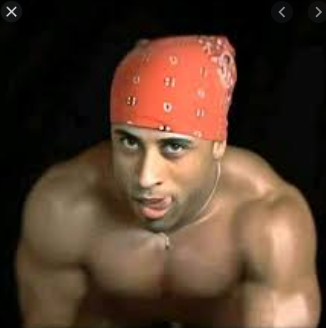
//> input picture Taller transformaciones/ricardo.png, 326 x 328 px
$ ./main ricardo.png   (built with g++ and OpenCV 4)
//> lines starting //> are read from the running program, lines starting //| are printed output that depends on the picture
#include "opencv2/imgcodecs.hpp"
#include "opencv2/highgui.hpp"
#include "opencv2/imgproc.hpp"
#include <iostream>
using namespace cv;
using namespace std;
int main( int argc, char** argv )
{
    CommandLineParser parser( argc, argv, "{@input | lena.jpg | input image}" );
    Mat src = imread("ricardo.png", 1);
//> src is the input picture: 328 rows x 326 cols, CV_8UC3; mean B, G, R 45.5, 61.6, 85.7
    if( src.empty() )
    {
        cout << "Could not open or find the image!\n" << endl;
        cout << "Usage: " << argv[0] << " <Input image>" << endl;
        return -1;
    }
    Point2f srcTri[3];
    srcTri[0] = Point2f( 0.f, 0.f );
    srcTri[1] = Point2f( src.cols - 1.f, 0.f );
    srcTri[2] = Point2f( 0.f, src.rows - 1.f );
    Point2f dstTri[3];
    dstTri[0] = Point2f( 0.f, src.rows*0.33f );
    dstTri[1] = Point2f( src.cols*0.85f, src.rows*0.25f );
    dstTri[2] = Point2f( src.cols*0.15f, src.rows*0.7f );
    Mat warp_mat = getAffineTransform( srcTri, dstTri );
    Mat warp_dst = Mat::zeros( src.rows, src.cols, src.type() );
    warpAffine( src, warp_dst, warp_mat, warp_dst.size() );
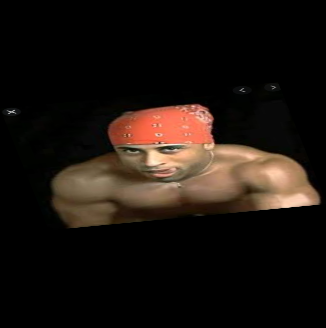
//> warp_dst: 328 rows x 326 cols, CV_8UC3; mean B, G, R 15, 20.2, 28.2
    Point center = Point( warp_dst.cols/2, warp_dst.rows/2 );
//> center = Point(163, 164)
    double angle = -50.0;
    double scale = 0.6;
    Mat rot_mat = getRotationMatrix2D( center, angle, scale );
    Mat warp_rotate_dst;
    warpAffine( warp_dst, warp_rotate_dst, rot_mat, warp_dst.size() );
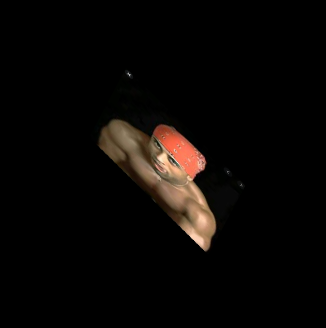
//> warp_rotate_dst: 328 rows x 326 cols, CV_8UC3; mean B, G, R 5.4, 7.3, 10.1
    imshow( "Source image", src );
    imshow( "Warp", warp_dst );
    imshow( "Warp + Rotate", warp_rotate_dst );
    waitKey();
    return 0;
}
